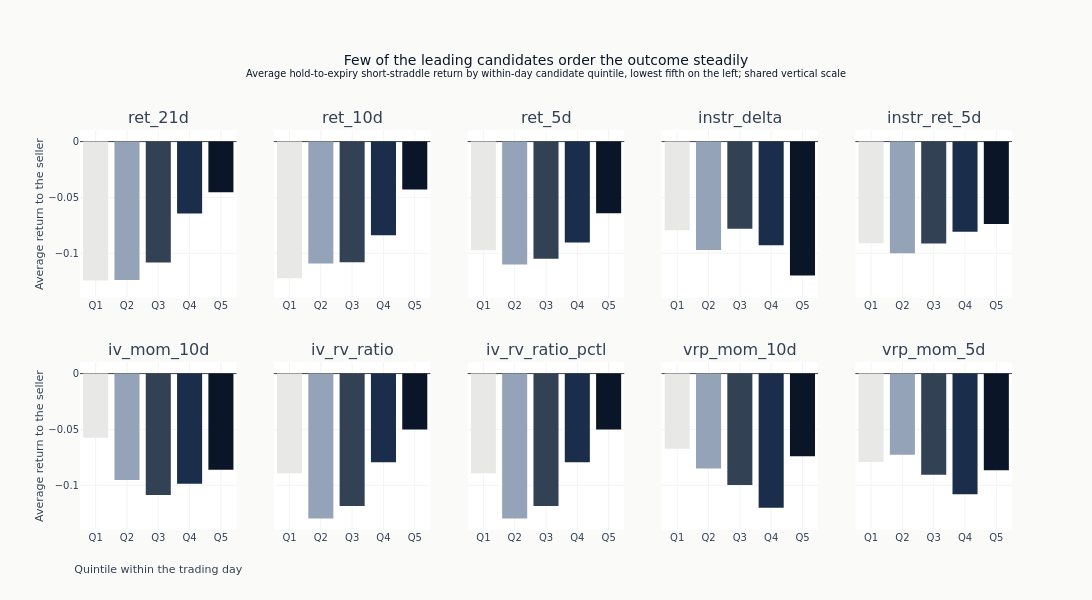

This figure's notebook cell:
### Markdown cell above
One panel per candidate, all on the same vertical scale so that a shallow profile
cannot be rescaled into a steep-looking one. Every candidate the diagnostic scored is
drawn rather than a selection of them, so the count above can be checked against the
chart. The bars darken from the lowest group to the highest, which orders the groups and
says nothing about which end is preferable.

The label is written from the seller's side throughout - `02_labels` defines it as the
premium collected less what the position costs to close, over the premium collected - so
a positive value is a profitable short straddle and a higher average is the better
outcome. Nearly every group here averages negative, which is the sample rather than the
convention: these two validation periods contain the volatility of early 2020.

### Code cell
if quantile_spreads:
    feats_to_show = list(quantile_spreads.keys())
    n_show = len(feats_to_show)
    n_cols = min(5, n_show)
    n_rows_fig = (n_show + n_cols - 1) // n_cols
    quintile_shades = [
        COLORS["silver_muted"],
        COLORS["recede"],
        COLORS["neutral"],
        COLORS["slate"],
        COLORS["blue"],
    ]
    # One vertical scale across the panels, so a shallow profile is not rescaled into a
    # steep-looking one, and it always includes zero, because a bar read against any
    # other baseline is a bar whose length means nothing.
    q_low = min(0.0, min(min(q["q_means"]) for q in quantile_spreads.values()))
    q_high = max(0.0, max(max(q["q_means"]) for q in quantile_spreads.values()))
    q_pad = 0.08 * (q_high - q_low or 1.0)

    fig = make_subplots(
        rows=n_rows_fig,
        cols=n_cols,
        subplot_titles=feats_to_show,
        shared_yaxes=True,
        vertical_spacing=0.16,
    )
    for idx, feat in enumerate(feats_to_show):
        r, c = divmod(idx, n_cols)
        q_means = quantile_spreads[feat]["q_means"]
        fig.add_trace(
            go.Bar(
                x=[f"Q{i + 1}" for i in range(len(q_means))],
                y=q_means,
                marker_color=quintile_shades[: len(q_means)],
                showlegend=False,
            ),
            row=r + 1,
            col=c + 1,
        )
    fig.update_layout(
        template="ml4t",
        height=300 * n_rows_fig,
        width=1150,
        title={
            "text": (
                "Few of the leading candidates order the outcome steadily"
                "<br><sup>Average hold-to-expiry short-straddle return by within-day candidate "
                "quintile, lowest fifth on the left; shared vertical scale</sup>"
            )
        },
        margin=dict(t=130, b=70),
    )
    fig.update_yaxes(range=[q_low - q_pad, q_high + q_pad])
    fig.update_xaxes(title_text="Quintile within the trading day", row=n_rows_fig, col=1)
    for row in range(1, n_rows_fig + 1):
        fig.update_yaxes(title_text="Average return to the seller", row=row, col=1)
    fig.show()

### Figure 1 — Plotly figure (JSON) as saved in the notebook; plotly's stock layout.template omitted (floating-point values rounded to 4 significant figures)
{"data": [{"marker": {"color": ["#e8e8e6", "#94a3b8", "#334155", "#1a2d4a", "#0a1628"]}, "showlegend": false, "type": "bar", "x": ["Q1", "Q2", "Q3", "Q4", "Q5"], "xaxis": "x", "y": [-0.1244, -0.1239, -0.1083, -0.06438, -0.04524], "yaxis": "y"}, {"marker": {"color": ["#e8e8e6", "#94a3b8", "#334155", "#1a2d4a", "#0a1628"]}, "showlegend": false, "type": "bar", "x": ["Q1", "Q2", "Q3", "Q4", "Q5"], "xaxis": "x2", "y": [-0.1222, -0.1092, -0.1081, -0.0838, -0.04296], "yaxis": "y2"}, {"marker": {"color": ["#e8e8e6", "#94a3b8", "#334155", "#1a2d4a", "#0a1628"]}, "showlegend": false, "type": "bar", "x": ["Q1", "Q2", "Q3", "Q4", "Q5"], "xaxis": "x3", "y": [-0.0973, -0.1099, -0.1049, -0.09029, -0.06413], "yaxis": "y3"}, {"marker": {"color": ["#e8e8e6", "#94a3b8", "#334155", "#1a2d4a", "#0a1628"]}, "showlegend": false, "type": "bar", "x": ["Q1", "Q2", "Q3", "Q4", "Q5"], "xaxis": "x4", "y": [-0.0794, -0.09703, -0.07809, -0.09268, -0.1199], "yaxis": "y4"}, {"marker": {"color": ["#e8e8e6", "#94a3b8", "#334155", "#1a2d4a", "#0a1628"]}, "showlegend": false, "type": "bar", "x": ["Q1", "Q2", "Q3", "Q4", "Q5"], "xaxis": "x5", "y": [-0.09109, -0.1, -0.09117, -0.08065, -0.07369], "yaxis": "y5"}, {"marker": {"color": ["#e8e8e6", "#94a3b8", "#334155", "#1a2d4a", "#0a1628"]}, "showlegend": false, "type": "bar", "x": ["Q1", "Q2", "Q3", "Q4", "Q5"], "xaxis": "x6", "y": [-0.05752, -0.09526, -0.1087, -0.09868, -0.08605], "yaxis": "y6"}, {"marker": {"color": ["#e8e8e6", "#94a3b8", "#334155", "#1a2d4a", "#0a1628"]}, "showlegend": false, "type": "bar", "x": ["Q1", "Q2", "Q3", "Q4", "Q5"], "xaxis": "x7", "y": [-0.0891, -0.1296, -0.1184, -0.07943, -0.04994], "yaxis": "y7"}, {"marker": {"color": ["#e8e8e6", "#94a3b8", "#334155", "#1a2d4a", "#0a1628"]}, "showlegend": false, "type": "bar", "x": ["Q1", "Q2", "Q3", "Q4", "Q5"], "xaxis": "x8", "y": [-0.0891, -0.1296, -0.1184, -0.07943, -0.04994], "yaxis": "y8"}, {"marker": {"color": ["#e8e8e6", "#94a3b8", "#334155", "#1a2d4a", "#0a1628"]}, "showlegend": false, "type": "bar", "x": ["Q1", "Q2", "Q3", "Q4", "Q5"], "xaxis": "x9", "y": [-0.06728, -0.08494, -0.09977, -0.12, -0.07396], "yaxis": "y9"}, {"marker": {"color": ["#e8e8e6", "#94a3b8", "#334155", "#1a2d4a", "#0a1628"]}, "showlegend": false, "type": "bar", "x": ["Q1", "Q2", "Q3", "Q4", "Q5"], "xaxis": "x10", "y": [-0.07909, -0.07261, -0.09044, -0.1081, -0.08657], "yaxis": "y10"}], "layout": {"annotations": [{"font": {"size": 16}, "showarrow": false, "text": "ret_21d", "x": 0.084, "xanchor": "center", "xref": "paper", "y": 1.0, "yanchor": "bottom", "yref": "paper"}, {"font": {"size": 16}, "showarrow": false, "text": "ret_10d", "x": 0.292, "xanchor": "center", "xref": "paper", "y": 1.0, "yanchor": "bottom", "yref": "paper"}, {"font": {"size": 16}, "showarrow": false, "text": "ret_5d", "x": 0.5, "xanchor": "center", "xref": "paper", "y": 1.0, "yanchor": "bottom", "yref": "paper"}, {"font": {"size": 16}, "showarrow": false, "text": "instr_delta", "x": 0.708, "xanchor": "center", "xref": "paper", "y": 1.0, "yanchor": "bottom", "yref": "paper"}, {"font": {"size": 16}, "showarrow": false, "text": "instr_ret_5d", "x": 0.916, "xanchor": "center", "xref": "paper", "y": 1.0, "yanchor": "bottom", "yref": "paper"}, {"font": {"size": 16}, "showarrow": false, "text": "iv_mom_10d", "x": 0.084, "xanchor": "center", "xref": "paper", "y": 0.42, "yanchor": "bottom", "yref": "paper"}, {"font": {"size": 16}, "showarrow": false, "text": "iv_rv_ratio", "x": 0.292, "xanchor": "center", "xref": "paper", "y": 0.42, "yanchor": "bottom", "yref": "paper"}, {"font": {"size": 16}, "showarrow": false, "text": "iv_rv_ratio_pctl", "x": 0.5, "xanchor": "center", "xref": "paper", "y": 0.42, "yanchor": "bottom", "yref": "paper"}, {"font": {"size": 16}, "showarrow": false, "text": "vrp_mom_10d", "x": 0.708, "xanchor": "center", "xref": "paper", "y": 0.42, "yanchor": "bottom", "yref": "paper"}, {"font": {"size": 16}, "showarrow": false, "text": "vrp_mom_5d", "x": 0.916, "xanchor": "center", "xref": "paper", "y": 0.42, "yanchor": "bottom", "yref": "paper"}], "height": 600, "margin": {"b": 70, "t": 130}, "title": {"text": "Few of the leading candidates order the outcome steadily<br><sup>Average hold-to-expiry short-straddle return by within-day candidate quintile, lowest fifth on the left; shared vertical scale</sup>"}, "width": 1150, "xaxis": {"anchor": "y", "domain": [0.0, 0.168]}, "xaxis10": {"anchor": "y10", "domain": [0.832, 1.0]}, "xaxis2": {"anchor": "y2", "domain": [0.208, 0.376]}, "xaxis3": {"anchor": "y3", "domain": [0.416, 0.584]}, "xaxis4": {"anchor": "y4", "domain": [0.624, 0.792]}, "xaxis5": {"anchor": "y5", "domain": [0.832, 1.0]}, "xaxis6": {"anchor": "y6", "domain": [0.0, 0.168], "title": {"text": "Quintile within the trading day"}}, "xaxis7": {"anchor": "y7", "domain": [0.208, 0.376]}, "xaxis8": {"anchor": "y8", "domain": [0.416, 0.584]}, "xaxis9": {"anchor": "y9", "domain": [0.624, 0.792]}, "yaxis": {"anchor": "x", "domain": [0.58, 1.0], "range": [-0.14, 0.01037], "title": {"text": "Average return to the seller"}}, "yaxis10": {"anchor": "x10", "domain": [0.0, 0.42], "matches": "y6", "range": [-0.14, 0.01037], "showticklabels": false}, "yaxis2": {"anchor": "x2", "domain": [0.58, 1.0], "matches": "y", "range": [-0.14, 0.01037], "showticklabels": false}, "yaxis3": {"anchor": "x3", "domain": [0.58, 1.0], "matches": "y", "range": [-0.14, 0.01037], "showticklabels": false}, "yaxis4": {"anchor": "x4", "domain": [0.58, 1.0], "matches": "y", "range": [-0.14, 0.01037], "showticklabels": false}, "yaxis5": {"anchor": "x5", "domain": [0.58, 1.0], "matches": "y", "range": [-0.14, 0.01037], "showticklabels": false}, "yaxis6": {"anchor": "x6", "domain": [0.0, 0.42], "range": [-0.14, 0.01037], "title": {"text": "Average return to the seller"}}, "yaxis7": {"anchor": "x7", "domain": [0.0, 0.42], "matches": "y6", "range": [-0.14, 0.01037], "showticklabels": false}, "yaxis8": {"anchor": "x8", "domain": [0.0, 0.42], "matches": "y6", "range": [-0.14, 0.01037], "showticklabels": false}, "yaxis9": {"anchor": "x9", "domain": [0.0, 0.42], "matches": "y6", "range": [-0.14, 0.01037], "showticklabels": false}}}
